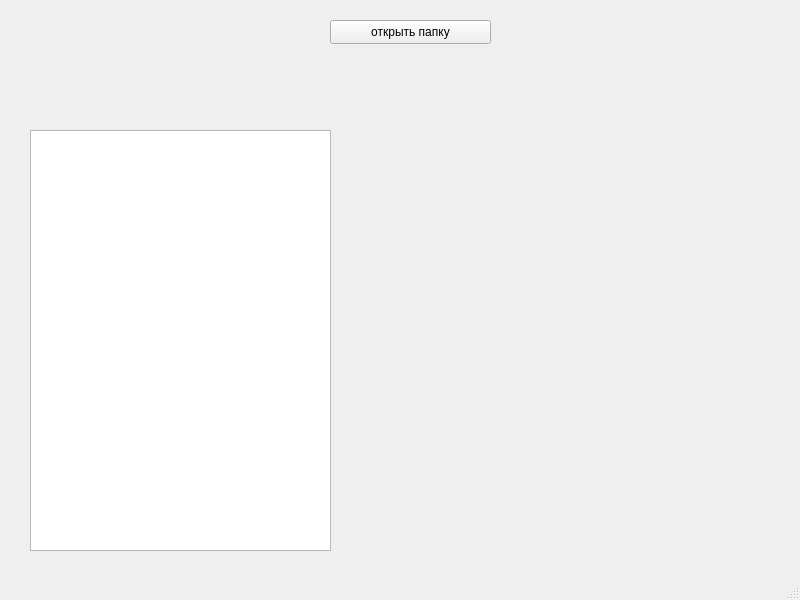
<?xml version="1.0" encoding="UTF-8"?>
<ui version="4.0">
 <class>MainWindow</class>
 <widget class="QMainWindow" name="MainWindow">
  <property name="geometry">
   <rect>
    <x>0</x>
    <y>0</y>
    <width>800</width>
    <height>600</height>
   </rect>
  </property>
  <property name="windowTitle">
   <string>MainWindow</string>
  </property>
  <widget class="QWidget" name="centralwidget">
   <widget class="QLabel" name="label_sf">
    <property name="geometry">
     <rect>
      <x>420</x>
      <y>130</y>
      <width>301</width>
      <height>20</height>
     </rect>
    </property>
    <property name="text">
     <string/>
    </property>
   </widget>
   <widget class="QLabel" name="label_files">
    <property name="geometry">
     <rect>
      <x>420</x>
      <y>170</y>
      <width>301</width>
      <height>16</height>
     </rect>
    </property>
    <property name="text">
     <string/>
    </property>
   </widget>
   <widget class="QPushButton" name="pushButton">
    <property name="geometry">
     <rect>
      <x>330</x>
      <y>20</y>
      <width>161</width>
      <height>24</height>
     </rect>
    </property>
    <property name="text">
     <string>открыть папку</string>
    </property>
   </widget>
   <widget class="QTreeView" name="treeView">
    <property name="geometry">
     <rect>
      <x>30</x>
      <y>130</y>
      <width>301</width>
      <height>421</height>
     </rect>
    </property>
   </widget>
  </widget>
  <widget class="QMenuBar" name="menubar">
   <property name="geometry">
    <rect>
     <x>0</x>
     <y>0</y>
     <width>800</width>
     <height>22</height>
    </rect>
   </property>
  </widget>
  <widget class="QStatusBar" name="statusbar"/>
 </widget>
 <resources/>
 <connections/>
</ui>
